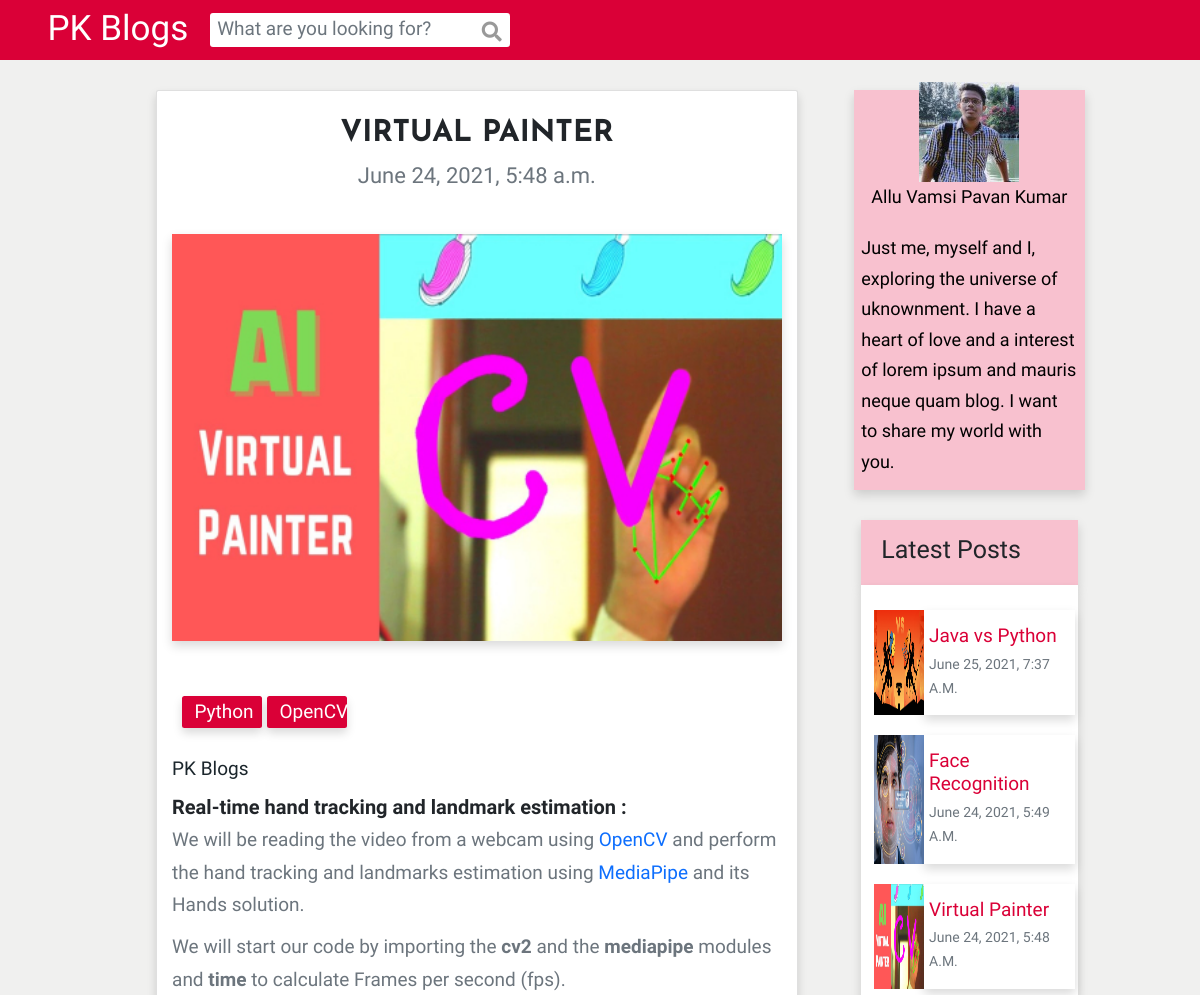
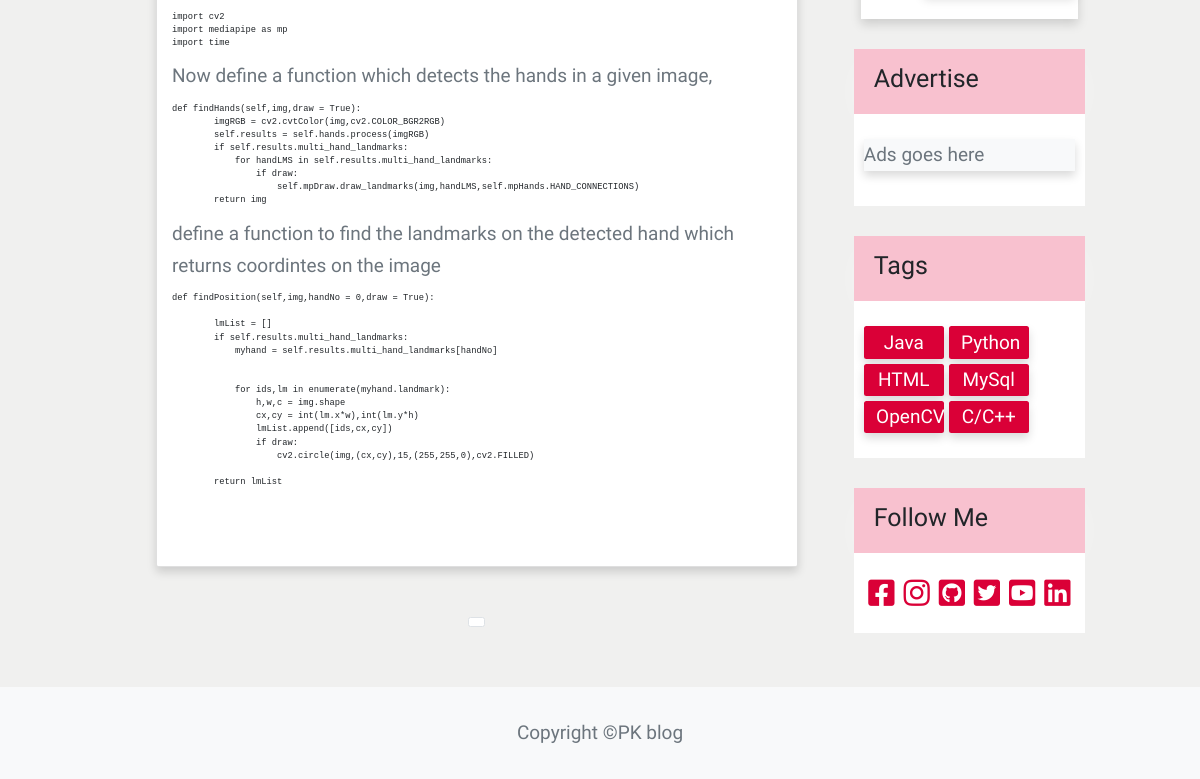
The app's page /post/3/virtual-painter with its own data (2 pictures, top to bottom).
### blog/models.py (models this page shows, shortened)
class Post(models.Model):
    title = models.CharField(max_length = 100)
    overview = models.TextField()
    short_name = models.CharField(max_length = 50,null = True,blank = True)
    body_text = RichTextUploadingField(null = True)
    slug = models.SlugField(null=True, blank=True)
    time_upload = models.DateTimeField(auto_now_add = True)
    thumbnail = models.ImageField(upload_to = 'thumbnails')
    categories = models.ManyToManyField(Category)
    class Meta:
        ordering = ['-pk']
    def save(self, *args, **kwargs):
        self.slug = slugify(self.title)
        super(Post,self).save(*args,**kwargs)

class Category(models.Model):
    title = models.CharField(max_length=20)

### blog/views.py (the view)
# urls.py: path('post/<int:id>/<slug:slug>', post, name = 'post'),
def post(request, id, slug):
    try:
        post = Post.objects.get(pk=id, slug=slug)
    except:
        raise Http404("Post Does Not Exist")
    post.save()
    parms = {
	'post':post,
    'posts_lat' : Post.objects.all(),
    'category' : Category.objects.all(),
	}
    return render(request, 'blog-single.html', parms)

### templates/blog-single.html (shortened to what this page needs)
{% extends 'base.html' %}
{% block body %}
{% load static %}
    <div class="col-12 card p-4 shadow blog_left__div ">
        <div class="d-flex justify-content-center align-items-center flex-column pt-3 pb-5 ">
            <h1 class="text-uppercase">{{ post.title }}</h1>
            <p class="blog_title">  {{ post.time_upload }} </p>
        </div>
        <figure class="right_side_img mb-5 ">
            <img src="{{post.thumbnail.url}}" class="img-fluid shadow">
        </figure>
        <div class="tags_main right_sub__div">
            {% for cat in post.categories.all %}
                <a href="#" class="badge shadow text-capitalize"> {{cat.title}} </a>
            {% endfor %}
        </div>
        <p><span class="font-weight-bold">PK Blogs</span>{{ post.body_text|safe }}  </p>
    </div>
{% endblock body %}

### templates/base.html (shortened to what this page needs)
<!doctype html>
<html lang="en">
{% load static %}
    <head>
        <link rel="stylesheet" type="text/css" href="https://cdnjs.cloudflare.com/ajax/libs/font-awesome/5.10.0/css/all.min.css">
        <link rel="stylesheet" href="https://stackpath.bootstrapcdn.com/bootstrap/5.0.0-alpha1/css/bootstrap.min.css">
        <link rel="stylesheet" type="text/css" href="{% static 'css/style.css' %}">
    </head>
    <body>
        <header class="main_header">
        <nav class="navbar navbar-expand-lg navbar-dark navbar-survival101">
            <div class="container">
              <a class="navbar-brand" href="#">
                  <h1 style = "font-size:3.5rem;">PK Blogs</h1>
              </a>
              <div class="collapse navbar-collapse" id="navbarColor02">
                <form action = "{% url 'search' %}" class="form-inline" method = "get">
                  <div class="input-group search-box">
                    <input type="text" class="form-control" placeholder="What are you looking for?" aria-label="Search for..." name="q">
                    <span class="input-group-btn">
                      <button class="btn btn-secondary" type="submit"><i class="fa fa-search"></i></button>
                    </span>
                  </div>
                </form>
              </div>
            </div>
</nav>
        </header>
        <div class="container-fluid ">
            <div class="row ">
                <div class="col-xl-10  col-lg-10 col-md-12 col-11 mx-auto my-5">
                    <div class="row gx-5 mx-sm-auto">
                        <div class="col-lg-8 col-md-11 col-11 mx-auto">
                            <div class="row gy-5 ">
                                {% block body %}
                                {% endblock body %}
                                <nav aria-label="Page navigation example">
                                    <ul class="pagination">
                                      <li class="page-item"><a class="page-link" href="#">{{posts.number}}</a></li>
                                    </ul>
                                </nav>
                            </div>
                        </div>
                        <div class="col-lg-3 col-md-7 col-11  justify-content-end m-lg-0 m-auto ">
                            <div class="row gy-5 left_div__blog">
                                <div class="col-12  about_me_div shadow">
                                    <div>
                                        <img src="{% static 'images/pavan.jpg' %}">
                                    </div>
                                    <p>Allu Vamsi Pavan Kumar</p>
                                    <p>Just me, myself and I, exploring the universe of uknownment. I have a heart of love and a interest of lorem ipsum and mauris neque quam blog. I want to share my world with you.</p>
                                </div>
                                <div class=" popular_post ">
                                    <div class="right_div__title py-4 pl-2 shadow">
                                        <h2>Latest Posts</h2>
                                    </div>
                                    <div class="right_sub__div shadow">
                                        {% for item in posts_lat|slice:":3" %}
                                        <div class="row " >
                                            <div class="col-3  popular_post__img1 py-2 pl-2" style = "background-image: url({{item.thumbnail.url}});background-size: 100% 100%;">
                                            </div>
                                            <div class="col-9 shadow" style="padding : 5px;">
                                                <a href="{% url 'post' item.id item.slug %}"> <h3 style=" font-size: 1.9rem; margin-top:10px;color:#DA0037;">{{ item.title }}</h3></a>
                                                <p class="text-capitalize" style=" font-size: 1.4rem;">{{item.time_upload}}</p>
                                            </div>
                                        </div>
                                        {% endfor %}
                                    </div>
                                </div>
                                <div class=" right_div_post">
                                    <div class="right_div__title py-4 pl-2 ">
                                        <h2>Advertise</h2>
                                    </div>
                                    <div class="right_sub__div ">
                                        <div class="adevetise_img bg-light shadow">
                                            <p>Ads goes here</p>
                                        </div>
                                    </div>
                                </div>
                                <div class=" right_div_post">
                                    <div class="right_div__title py-4 pl-2 ">
                                        <h2>Tags</h2>
                                    </div>
                                    <div class="tags_main right_sub__div">
                                        {% for cat in category %}
                                        <a href="#" class="badge shadow text-capitalize"> {{cat.title}} </a>
                                        {% endfor %}
                                    </div>
                                </div>
                                <div class=" right_div_post">
                                    <div class="right_div__title py-4 pl-2 ">
                                        <h2>Follow Me</h2>
                                    </div>
                                    <div class="right_sub__div d-flex justify-content-around">
                                        <a href="https://google.com/"> <i class="fab fa-facebook-square fa-3x" style="color: #DA0037;"></i></a>
                                        <a href="#"> <i class="fab fa-3x fa-instagram" style="color: #DA0037;"></i></a>
                                        <a href="https://github.com/pavankumarallu/"> <i class="fab fa-3x fa-github-square" style="color: #DA0037;"></i> </a>
                                        <a href="#"> <i class="fab fa-3x fa-twitter-square" style="color: #DA0037;"></i></a>
                                        <a href="#"> <i class="fab fa-3x fa-youtube-square" style="color: #DA0037;"></i> </a>
                                        <a href="https://www.linkedin.com/in/vamsi-pavan-kumar-allu-2771b41a0/"> <i class="fab fa-3x fa-linkedin" style="color: #DA0037;"></i></a>
                                    </div>
                                </div>
                            </div>
                        </div>
                    </div>
                </div>
            </div>
        </div>
        <footer>
            <p class="text-center py-5 bg-light">Copyright ©PK blog</p>
        </footer>
    </body>
</html>

### static/css/style.css (style rules this page uses)
:root { --bg-size: 100% 100%; --main_color: #DFEEEA; --title: 'Josefin Sans', sans-serif; --font-para: 'David Libre', serif; --btn-color: #DA0037; --btn-font-color: #fff; --btn-font: 1.5rem; --eff: .3s all ease; }
* { font-family: var(--font-para); }
html { font-size: 62.5%; }
p, label, input::placeholder { font-size: 1.9rem; line-height: 170%; color: #6c757d; }
figure img, .fab, .fas { transition: var(--eff); }
a, a:hover { text-decoration: none; cursor: pointer; }
body { background: hsl(84, 3%, 94%); }
.navbar-survival101 { background-color:#DA0037; }
.navbar-survival101 .navbar-brand { margin-right: 2.15rem; padding: 3px 0 0 0; line-height: 36px; }
.search-box { position: relative; height: 34px; }
.search-box input { border: 0; border-radius: 3px !important; padding-right: 28px; font-size: 15px; }
.search-box .input-group-btn { position: absolute; right: 0; top: 0; z-index: 999; }
.search-box .input-group-btn button { background-color: transparent; border: 0; padding: 4px 8px; color: rgba(0,0,0,.4); font-size: 20px; }
nav { padding: 5px 40px; }
nav ul { list-style: none; display: flex; flex-wrap: wrap; align-items: center; justify-content: center; }
nav ul li { padding: 15px 0; cursor: pointer; }
@media (min-width: 992px) { .search-box { width: 300px !important; } }
img { width:100%; height: 100%; }
.blog_left__div h1 { font-family: var(--title); font-weight: bold; font-size: 3rem; }
.blog_left__div .blog_title { font-weight: 400; font-size: 2.2rem; }
.blog_left__div p span { color: #1b262c; }
.about_me_div { width: auto; height: 40rem; display: flex; justify-content: center; align-items: center; flex-direction: column; background-color:#f8c1cf ; background-size: var(--bg-size); }
.about_me_div p { font-size: 1.8rem; padding-bottom: 1rem; color: #000; }
.right_div__title { background: #f8c1cf; box-shadow: 0 1rem 3rem -1rem rgba(255, 255, 255, 0.7); }
.right_div__title h2 { font-size: 2.5rem; padding-left: 2rem; }
.right_sub__div { background: #fff; padding: 2.5rem 1rem; }
.right_sub__div .row { margin-bottom: 2rem; padding-left: 1rem; }
.right_sub__div .row:last-child { margin-bottom: 0; }
.row>.right_div_post { padding-left: 0; padding-right: 0; }
.tags_main { display: grid; grid-template-columns: repeat(auto-fill, minmax(4rem, 8rem)); grid-gap: .5rem; }
.tags_main a { font-size: 1.9rem; line-height: 100%; font-weight: lighter; background: #DA0037; transition: var(--eff); }
.fab { color: #000; }
footer p { margin-bottom: 0; padding-bottom: 0; }

### records on screen
Post: title "VIRTUAL PAINTER", time_upload "June 24, 2021, 5:48 a.m.", thumbnail (picture), body_text "Real-time hand tracking and landmark estimation : We will be reading the video from a webcam using OpenCV and perform the hand tracking and landmarks estimation using MediaPipe and its Hands solution. We will start our code by importing the cv2 and the mediapipe modules and time to calculate Frames per second (fps). import cv2 import mediapipe as mp import time Now define a function which detects the hands in a given image, def findHands(self,img,draw = True): imgRGB = cv2.cvtColor(img,cv2.COLOR_BGR2RGB) self.results = self.hands.process(imgRGB) if self.results.multi_hand_landmarks: for handLMS in self.results.multi_hand_landmarks: if draw:…", title "Virtual Painter", time_upload "June 24, 2021, 5:48 A.m."
Category: title "Python"
Category: title "OpenCV"
Post: thumbnail (picture), title "Java vs Python", time_upload "June 25, 2021, 7:37 A.m."
Post: thumbnail (picture), title "Face Recognition", time_upload "June 24, 2021, 5:49 A.m."
Category: title "Java"
Category: title "HTML"
Category: title "MySql"
Category: title "C/C++"
